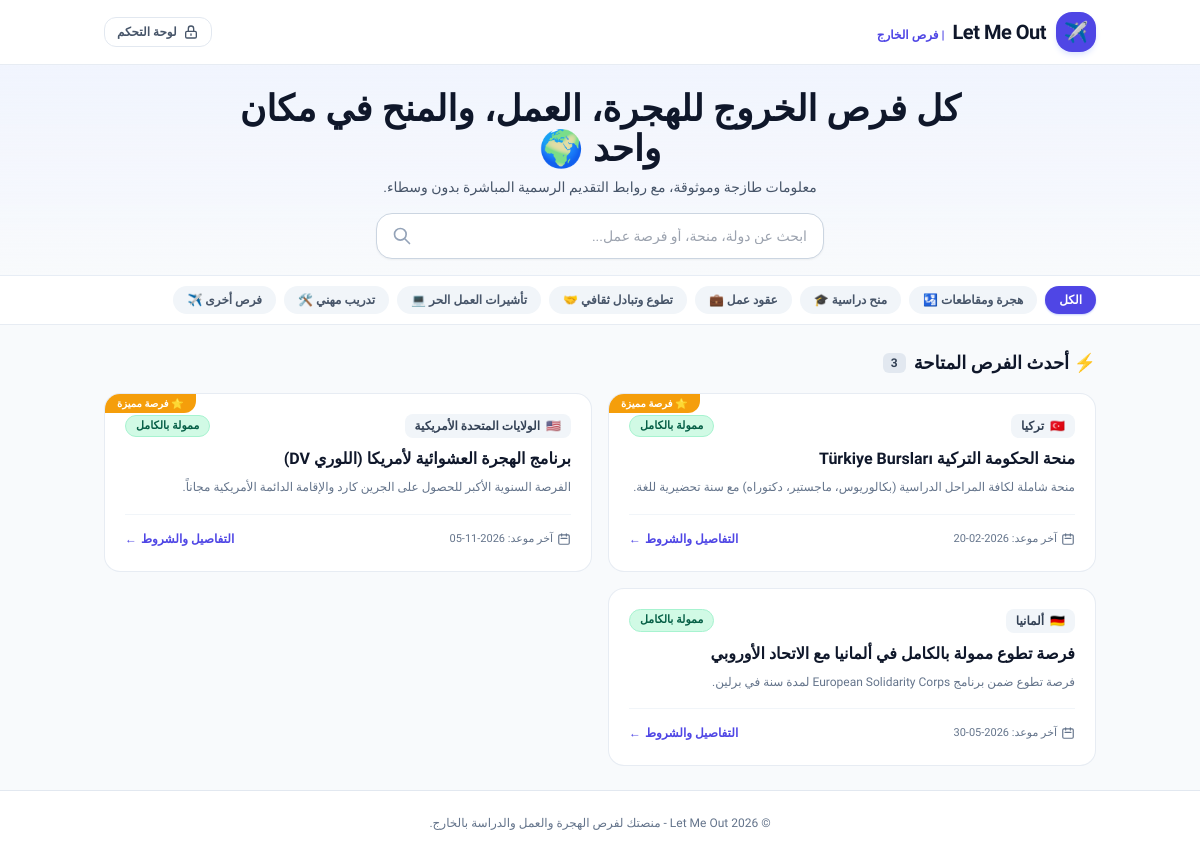
The page / on the database its author committed.
### tables this page shows
CREATE TABLE IF NOT EXISTS `opportunities` (
    `id` INT AUTO_INCREMENT PRIMARY KEY,
    `title` VARCHAR(255) NOT NULL,
    `slug` VARCHAR(255) NOT NULL,
    `country` VARCHAR(100) NOT NULL,
    `country_code` VARCHAR(10) DEFAULT '🌍',
    `category` ENUM('immigration', 'scholarship', 'job', 'volunteering', 'nomad', 'internship', 'other') NOT NULL DEFAULT 'other',
    `funding_type` ENUM('fully_funded', 'partially_funded', 'self_funded', 'paid_job') NOT NULL DEFAULT 'fully_funded',
    `summary` TEXT NOT NULL,
    `description` LONGTEXT NOT NULL,
    `requirements` TEXT NULL,
    `benefits` TEXT NULL,
    `apply_link` VARCHAR(500) NOT NULL,
    `deadline` DATE NULL,
    `views` INT DEFAULT 0,
    `is_featured` TINYINT(1) DEFAULT 0,
    `status` ENUM('active', 'expired', 'draft') DEFAULT 'active',
    `created_at` TIMESTAMP DEFAULT CURRENT_TIMESTAMP,
    `updated_at` TIMESTAMP DEFAULT CURRENT_TIMESTAMP ON UPDATE CURRENT_TIMESTAMP
);

### config.php (called while the page is built, shortened)
<?php
$CATEGORIES = [
    'all' => 'الكل',
    'immigration' => 'هجرة ومقاطعات 🛂',
    'scholarship' => 'منح دراسية 🎓',
    'job' => 'عقود عمل 💼',
    'volunteering' => 'تطوع وتبادل ثقافي 🤝',
    'nomad' => 'تأشيرات العمل الحر 💻',
    'internship' => 'تدريب مهني 🛠️',
    'other' => 'فرص أخرى ✈️'
];
$FUNDING_TYPES = [
    'fully_funded' => ['label' => 'ممولة بالكامل', 'color' => 'bg-emerald-100 text-emerald-800 border-emerald-200'],
    'partially_funded' => ['label' => 'ممولة جزئياً', 'color' => 'bg-blue-100 text-blue-800 border-blue-200'],
    'paid_job' => ['label' => 'وظيفة براتب', 'color' => 'bg-amber-100 text-amber-800 border-amber-200'],
    'self_funded' => ['label' => 'على الحساب الخاص', 'color' => 'bg-slate-100 text-slate-800 border-slate-200'],
];

### index.php (the view, shortened to what this page needs)
<?php
require_once __DIR__ . '/config.php';
$pdo = getDB();
$category = isset($_GET['cat']) ? trim($_GET['cat']) : 'all';
$search = isset($_GET['q']) ? trim($_GET['q']) : '';
$opportunities = [];
if ($pdo) {
    try {
        $sql = "SELECT * FROM opportunities WHERE status = 'active'";
        $params = [];
        $sql .= " ORDER BY is_featured DESC, id DESC LIMIT 50";
        $stmt = $pdo->prepare($sql);
        $stmt->execute($params);
        $opportunities = $stmt->fetchAll();
    } catch (Exception $e) {
        $opportunities = [];
    }
}
?>
<!DOCTYPE html>
<html lang="ar" dir="rtl">
<head>
  <script src="https://cdn.tailwindcss.com"></script>
</head>
<body class="bg-slate-50 text-slate-800 min-h-screen flex flex-col antialiased selection:bg-indigo-600 selection:text-white">
  <header class="sticky top-0 z-40 bg-white/95 backdrop-blur-md border-b border-slate-200/80 shadow-xs">
    <div class="max-w-5xl mx-auto px-4 h-16 flex items-center justify-between">
      <a href="index.php" class="flex items-center gap-2.5">
        <span class="w-10 h-10 bg-indigo-600 text-white rounded-2xl flex items-center justify-center text-xl shadow-md shadow-indigo-100">✈️</span>
        <div>
          <span class="text-xl font-black text-slate-900 tracking-tight">Let Me Out</span>
          <span class="hidden sm:inline-block text-xs text-indigo-600 font-bold mr-1">| فرص الخارج</span>
        </div>
      </a>
      <div class="flex items-center gap-2">
        <a href="admin/index.php" class="inline-flex items-center gap-1.5 px-3 py-1.5 rounded-xl border border-slate-200 text-xs font-semibold text-slate-600 hover:text-indigo-600 hover:bg-slate-50 transition active:scale-95">
          <svg class="w-4 h-4" fill="none" stroke="currentColor" viewBox="0 0 24 24"><path stroke-linecap="round" stroke-linejoin="round" stroke-width="2" d="M12 15v2m-6 4h12a2 2 0 002-2v-6a2 2 0 00-2-2H6a2 2 0 00-2 2v6a2 2 0 002 2zm10-10V7a4 4 0 00-8 0v4h8z"></path></svg>
          <span>لوحة التحكم</span>
        </a>
      </div>
    </div>
  </header>
  <div class="bg-gradient-to-b from-indigo-50/70 to-slate-50 border-b border-slate-200/60 pt-6 pb-4 px-4">
    <div class="max-w-3xl mx-auto text-center">
      <h1 class="text-2xl sm:text-4xl font-extrabold text-slate-900 leading-tight mb-2">
        كل فرص الخروج للهجرة، العمل، والمنح في مكان واحد 🌍
      </h1>
      <p class="text-xs sm:text-sm text-slate-600 max-w-lg mx-auto mb-4">
        معلومات طازجة وموثوقة، مع روابط التقديم الرسمية المباشرة بدون وسطاء.
      </p>
      <form method="GET" action="index.php" class="relative max-w-md mx-auto">
        <input type="text" name="q" value="<?= htmlspecialchars($search) ?>" placeholder="ابحث عن دولة، منحة، أو فرصة عمل..." class="w-full pl-10 pr-4 py-3 text-sm bg-white border border-slate-300 rounded-2xl shadow-sm focus:outline-none focus:ring-2 focus:ring-indigo-600 focus:border-transparent transition">
        <button type="submit" class="absolute left-2.5 top-1/2 -translate-y-1/2 p-1.5 text-slate-400 hover:text-indigo-600">
          <svg class="w-5 h-5" fill="none" stroke="currentColor" viewBox="0 0 24 24"><path stroke-linecap="round" stroke-linejoin="round" stroke-width="2" d="M21 21l-6-6m2-5a7 7 0 11-14 0 7 7 0 0114 0z"></path></svg>
        </button>
      </form>
    </div>
  </div>
  <div class="bg-white border-b border-slate-200/80 sticky top-16 z-30">
    <div class="max-w-5xl mx-auto px-4 py-2.5 flex items-center gap-2 overflow-x-auto no-scrollbar">
      <?php foreach ($CATEGORIES as $key => $name): ?>
        <?php $isActive = ($category === $key); ?>
        <a href="index.php?cat=<?= $key ?><?= !empty($search) ? '&q=' . urlencode($search) : '' ?>"
           class="whitespace-nowrap px-3.5 py-1.5 rounded-full text-xs font-semibold transition <?= $isActive ? 'bg-indigo-600 text-white shadow-sm shadow-indigo-200' : 'bg-slate-100 text-slate-600 hover:bg-slate-200' ?>">
          <?= $name ?>
        </a>
      <?php endforeach; ?>
    </div>
  </div>
  <main class="max-w-5xl mx-auto px-4 py-6 flex-1 w-full">
    <div class="flex items-center justify-between mb-4">
      <h2 class="text-base sm:text-lg font-bold text-slate-900 flex items-center gap-2">
        <span>⚡ أحدث الفرص المتاحة</span>
        <span class="text-xs px-2 py-0.5 rounded-md bg-slate-200 text-slate-700"><?= count($opportunities) ?></span>
      </h2>
    </div>
    <?php if (empty($opportunities)): ?>
      <div class="text-center py-16 bg-white rounded-3xl border border-dashed border-slate-300 p-8 my-6">
        <span class="text-4xl mb-3 block">🔍</span>
        <h3 class="text-base font-bold text-slate-800 mb-1">لم يتم العثور على فرص مطابقة</h3>
        <p class="text-xs text-slate-500 mb-4">جرب البحث بكلمات أخرى أو تغيير التصنيف.</p>
        <a href="index.php" class="px-4 py-2 bg-indigo-600 text-white text-xs font-bold rounded-xl shadow">إعادة تعيين البحث</a>
      </div>
    <?php else: ?>
      <div class="grid grid-cols-1 md:grid-cols-2 gap-4">
        <?php foreach ($opportunities as $opp): ?>
          <?php
            $fundingInfo = $FUNDING_TYPES[$opp['funding_type']] ?? $FUNDING_TYPES['fully_funded'];
          ?>
          <div class="bg-white rounded-2xl border border-slate-200/80 p-4 sm:p-5 hover:shadow-md transition-all flex flex-col justify-between relative overflow-hidden group">
            <?php if (!empty($opp['is_featured'])): ?>
              <div class="absolute top-0 left-0 bg-amber-500 text-white text-[10px] font-bold px-3 py-0.5 rounded-br-xl shadow-xs">
                ⭐ فرصة مميزة
              </div>
            <?php endif; ?>
            <div>
              <div class="flex items-center justify-between gap-2 mb-2.5">
                <span class="inline-flex items-center gap-1.5 text-xs font-bold text-slate-700 bg-slate-100 px-2.5 py-1 rounded-lg">
                  <span><?= htmlspecialchars($opp['country_code'] ?? '🌍') ?></span>
                  <span><?= htmlspecialchars($opp['country']) ?></span>
                </span>
                <span class="text-[11px] font-bold px-2.5 py-0.5 rounded-full border <?= $fundingInfo['color'] ?>">
                  <?= $fundingInfo['label'] ?>
                </span>
              </div>
              <h3 class="text-base font-bold text-slate-900 group-hover:text-indigo-600 transition mb-2 leading-snug">
                <a href="details.php?id=<?= $opp['id'] ?>" class="stretched-link">
                  <?= htmlspecialchars($opp['title']) ?>
                </a>
              </h3>
              <p class="text-xs text-slate-500 leading-relaxed line-clamp-2 mb-4">
                <?= htmlspecialchars($opp['summary']) ?>
              </p>
            </div>
            <div class="pt-3 border-t border-slate-100 flex items-center justify-between text-xs">
              <div class="flex items-center gap-1 text-slate-500 text-[11px]">
                <svg class="w-3.5 h-3.5" fill="none" stroke="currentColor" viewBox="0 0 24 24"><path stroke-linecap="round" stroke-linejoin="round" stroke-width="2" d="M8 7V3m8 4V3m-9 8h10M5 21h14a2 2 0 002-2V7a2 2 0 00-2-2H5a2 2 0 00-2 2v12a2 2 0 002 2z"></path></svg>
                <span>آخر موعد: <?= !empty($opp['deadline']) ? htmlspecialchars($opp['deadline']) : 'مفتوح دائماً' ?></span>
              </div>
              <a href="details.php?id=<?= $opp['id'] ?>" class="inline-flex items-center gap-1 font-bold text-indigo-600 hover:text-indigo-700 py-1">
                <span>التفاصيل والشروط</span>
                <span>←</span>
              </a>
            </div>
          </div>
        <?php endforeach; ?>
      </div>
    <?php endif; ?>
  </main>
  <footer class="hidden sm:block bg-white border-t border-slate-200 py-6 text-center text-xs text-slate-500 mt-auto">
    <p>© 2026 Let Me Out - منصتك لفرص الهجرة والعمل والدراسة بالخارج.</p>
  </footer>
</body>
</html>

### index.php (style rules this page uses)
body { font-family: 'Tajawal', sans-serif; -webkit-tap-highlight-color: transparent; }
.no-scrollbar { -ms-overflow-style: none; scrollbar-width: none; }

### rows shown on the page
opportunities: is_featured "⭐ فرصة مميزة", country_code "🇹🇷", country "تركيا", funding_type "ممولة بالكامل", title "منحة الحكومة التركية Türkiye Bursları", summary "منحة شاملة لكافة المراحل الدراسية (بكالوريوس، ماجستير، دكتوراه) مع سنة تحضيرية للغة.", deadline "2026-02-20"
opportunities: is_featured "⭐ فرصة مميزة", country_code "🇺🇸", country "الولايات المتحدة الأمريكية", funding_type "ممولة بالكامل", title "برنامج الهجرة العشوائية لأمريكا (اللوري DV)", summary "الفرصة السنوية الأكبر للحصول على الجرين كارد والإقامة الدائمة الأمريكية مجاناً.", deadline "2026-11-05"
opportunities: country_code "🇩🇪", country "ألمانيا", funding_type "ممولة بالكامل", title "فرصة تطوع ممولة بالكامل في ألمانيا مع الاتحاد الأوروبي", summary "فرصة تطوع ضمن برنامج European Solidarity Corps لمدة سنة في برلين.", deadline "2026-05-30"

### other values the page prints
$name "الكل"
$name "هجرة ومقاطعات 🛂"
$name "منح دراسية 🎓"
$name "عقود عمل 💼"
$name "تطوع وتبادل ثقافي 🤝"
$name "تأشيرات العمل الحر 💻"
$name "تدريب مهني 🛠️"
$name "فرص أخرى ✈️"
count($opportunities) "3"
